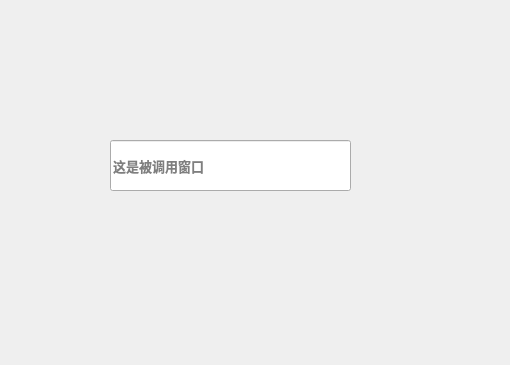
<?xml version="1.0" encoding="UTF-8"?>
<ui version="4.0">
 <class>Dialog</class>
 <widget class="QDialog" name="Dialog">
  <property name="geometry">
   <rect>
    <x>0</x>
    <y>0</y>
    <width>510</width>
    <height>365</height>
   </rect>
  </property>
  <property name="windowTitle">
   <string>Dialog</string>
  </property>
  <widget class="QLineEdit" name="lineEdit">
   <property name="geometry">
    <rect>
     <x>110</x>
     <y>140</y>
     <width>241</width>
     <height>51</height>
    </rect>
   </property>
   <property name="font">
    <font>
     <pointsize>10</pointsize>
     <weight>75</weight>
     <bold>true</bold>
    </font>
   </property>
   <property name="placeholderText">
    <string>这是被调用窗口</string>
   </property>
  </widget>
 </widget>
 <resources/>
 <connections/>
</ui>
